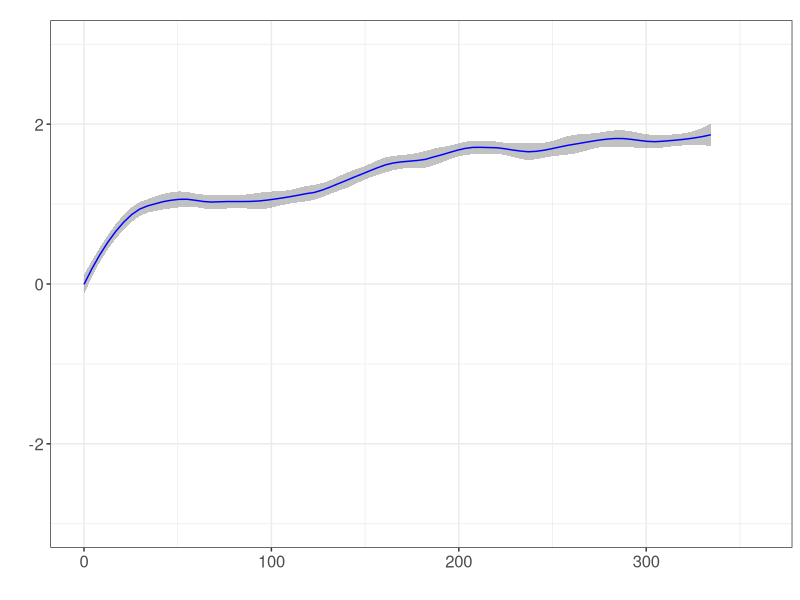

R code for this plot: (Note: this script raises an error after producing the figure.)
#=====================================================================================================
# Figure 1: Population Level Response for different cell lines
#=====================================================================================================
#         Population level response of BRAF-mutated melanoma cell lines to PLX4720
#         CellLines used: SKMEL5, SKMEL19, SKMEL28, WM88, WM164, WM793, A375
#                 Concentrations for idling phenotype in cell lines:
#         SKMEL5(8uM), SKMEL19(8uM), SKMEL28(16uM), WM88(8uM), WM164(32uM), WM793(16uM), A375(8uM)
#=====================================================================================================
#=====================================================================================================

library(gplots)
require(ggplot2)
setwd("~/Paudel_et_al_2016/SourceData") # Set the working directory;
# Set the output for plots
output <- paste0(substr(getwd(), 1, (nchar(getwd())-nchar("SourceData"))), "Figures") 
fig = "Fig1" # Which figure is this in paper?
output = paste0(output, "/", fig)
#=====================================================================================================
# Read the experimental data
#=====================================================================================================

data <- read.csv("Population_Response_CellLines.csv", header=T, sep=",")
data = subset(data, data$Time <=350)

#=====================================================================================================
# A375 Population Level Response
#=====================================================================================================
cell <- "A375"
cnc <- 8
s1 <- subset(data, data$CellLine==cell & data$conc==cnc)
s1$Date <- as.character(s1$Date)

ggplot(data = s1, aes(x=s1$Time, y=s1$nl2, col=Date))+ 
  theme_bw()+geom_smooth(span=.25, aes(group=1), method = "loess", size=.5, alpha=0.6, col="blue")+ 
  scale_colour_manual(values="blue") + ylim(-3,3)+ xlim(0,360)+
  theme(legend.position="none") + theme(axis.text=element_text(size=12)) +
  theme(text = element_text(size=12)) + ggtitle(paste0()) + labs(x="", y="") +
  ggsave(paste0(cell, " + ", cnc, "μΜ.pdf"), path=output, width=3, height=3)

dt = subset(s1)
y.loess <- loess(y ~ x, span=0.25, data.frame(x=dt$Time, y=dt$nl2))
y.predict <- predict(y.loess, data.frame(x=dt$Time))
plot(dt$Time,y.predict, col="red", lwd=1., ylim = c(-3,3))
infl <- c(FALSE, diff(diff(y.predict)>=0)!=0)
#points(dt$Time[infl ], y.predict[infl ], col="blue", lwd=3.0)
a <- c(dt$Time[infl])
unique(a)

#=====================================================================================================
# SKMEL19 Population Level Response
#=====================================================================================================

cell <- "SKMEL19"
cnc <- 8
s1 <- subset(data, data$CellLine==cell & data$conc==cnc)
s1$Date <- as.character(s1$Date)

ggplot(data = s1, aes(x=s1$Time, y=s1$nl2, col=Date))+ 
  theme_bw()+geom_smooth(span=.25, aes(group=1), method = "loess", size=.5, alpha=0.6, col="blue")+ 
  scale_colour_manual(values="blue") + ylim(-3,3)+ xlim(0,360)+
  theme(legend.position="none") + theme(axis.text=element_text(size=12)) +
  theme(text = element_text(size=12)) + ggtitle(paste0()) + labs(x="", y="") +
  ggsave(paste0(cell, " + ", cnc, "μΜ.pdf"), path=output, width=3, height=3)

dt = subset(s1)
y.loess <- loess(y ~ x, span=0.25, data.frame(x=dt$Time, y=dt$nl2))
y.predict <- predict(y.loess, data.frame(x=dt$Time))
plot(dt$Time,y.predict, col="red", lwd=1., ylim = c(-3,3))
infl <- c(FALSE, diff(diff(y.predict)>=0)!=0)
#points(dt$Time[infl ], y.predict[infl ], col="blue", lwd=3.0)
a <- c(dt$Time[infl])
unique(a)

require(segmented)
lin.mod <- lm(nl2~Time, data=dt)
segmented.mod <- segmented(lin.mod, seg.Z = ~Time, psi=14)
plot(dt$Time,dt$nl2, pch=16, ylim=c(-3, 3))
plot(segmented.mod, add=T)
#=====================================================================================================
# SKMEL28 Population Level Response
#=====================================================================================================

cell <- "SKMEL28"
cnc <- 16
s1 <- subset(data, data$CellLine==cell & data$conc==cnc)
s1$Date <- as.character(s1$Date)

ggplot(data = s1, aes(x=s1$Time, y=s1$nl2, col=Date))+ 
  theme_bw()+geom_smooth(span=.25, aes(group=1), method = "loess", size=.5, alpha=0.6, col="blue")+ 
  scale_colour_manual(values="blue") + ylim(-3,3)+ xlim(0,360)+
  theme(legend.position="none") + theme(axis.text=element_text(size=12)) +
  theme(text = element_text(size=12)) + ggtitle(paste0()) + labs(x="", y="") +
  ggsave(paste0(cell, " + ", cnc, "μΜ.pdf"), path=output, width=3, height=3)


dt = subset(s1)
y.loess <- loess(y ~ x, span=0.25, data.frame(x=dt$Time, y=dt$nl2))
y.predict <- predict(y.loess, data.frame(x=dt$Time))
plot(dt$Time,y.predict, col="red", lwd=1., ylim = c(-3,3))
infl <- c(FALSE, diff(diff(y.predict)>=0)!=0)
#points(dt$Time[infl ], y.predict[infl ], col="blue", lwd=3.0)
a <- c(dt$Time[infl])
unique(a)
require(segmented)
lin.mod <- lm(nl2~Time, data=dt)
segmented.mod <- segmented(lin.mod, seg.Z = ~Time, psi=14)
plot(dt$Time,dt$nl2, pch=16, ylim=c(-3, 3))
plot(segmented.mod, add=T)
#=====================================================================================================
# WM88 Population Level Response
#=====================================================================================================

cell <- "WM88"
cnc <- 8
s1 <- subset(data, data$CellLine==cell & data$conc==cnc)
s1$Date <- as.character(s1$Date)

ggplot(data = s1, aes(x=s1$Time, y=s1$nl2, col=Date))+ 
  theme_bw()+geom_smooth(span=.25, aes(group=1), method = "loess", size=.5, alpha=0.6, col="blue")+ 
  scale_colour_manual(values="blue") + ylim(-3,3)+ xlim(0,360)+
  theme(legend.position="none") + theme(axis.text=element_text(size=12)) +
  theme(text = element_text(size=12)) + ggtitle(paste0()) + labs(x="", y="") +
  ggsave(paste0(cell, " + ", cnc, "μΜ.pdf"), path=output, width=3, height=3)


dt = subset(s1)#, s1$Date==unique(s1$Date)[2])
y.loess <- loess(y ~ x, span=0.25, data.frame(x=dt$Time, y=dt$nl2))
y.predict <- predict(y.loess, data.frame(x=dt$Time))
plot(dt$Time,y.predict, col="red", lwd=1., ylim = c(-3,3))
infl <- c(FALSE, diff(diff(y.predict)>=0)!=0)
#points(dt$Time[infl ], y.predict[infl ], col="blue", lwd=3.0)
a <- c(dt$Time[infl])
unique(a)
require(segmented)
lin.mod <- lm(nl2~Time, data=dt)
segmented.mod <- segmented(lin.mod, seg.Z = ~Time, psi=14)
plot(dt$Time,dt$nl2, pch=16, ylim=c(-3, 3))
plot(segmented.mod, add=T)
#=====================================================================================================
# WM164 Population Level Response
#=====================================================================================================

cell <- "WM164"
cnc <- 32
s1 <- subset(data, data$CellLine==cell & data$conc==cnc)
s1$Date <- as.character(s1$Date)

ggplot(data = s1, aes(x=s1$Time, y=s1$nl2, col=Date))+ 
  theme_bw()+geom_smooth(span=.25, aes(group=1), method = "loess", size=.5, alpha=0.6, col="blue")+ 
  scale_colour_manual(values="blue") + ylim(-3,3)+ xlim(0,360)+
  theme(legend.position="none") + theme(axis.text=element_text(size=12)) +
  theme(text = element_text(size=12)) + ggtitle(paste0()) + labs(x="", y="") +
  ggsave(paste0(cell, " + ", cnc, "μΜ.pdf"), path=output, width=3, height=3)


dt = subset(s1)
y.loess <- loess(y ~ x, span=0.25, data.frame(x=dt$Time, y=dt$nl2))
y.predict <- predict(y.loess, data.frame(x=dt$Time))
plot(dt$Time,y.predict, col="red", lwd=1., ylim = c(-3,3))
infl <- c(FALSE, diff(diff(y.predict)>=0)!=0)
#points(dt$Time[infl ], y.predict[infl ], col="blue", lwd=3.0)
a <- c(dt$Time[infl])
unique(a)
require(segmented)
lin.mod <- lm(nl2~Time, data=dt)
segmented.mod <- segmented(lin.mod, seg.Z = ~Time, psi=14)
plot(dt$Time,dt$nl2, pch=16, ylim=c(-3, 3))
plot(segmented.mod, add=T)
#=====================================================================================================
# WM793 Population Level Response
#=====================================================================================================

cell <- "WM793"
cnc <- 32
s1 <- subset(data, data$CellLine==cell & data$conc==cnc)
s1$Date <- as.character(s1$Date)

ggplot(data = s1, aes(x=s1$Time, y=s1$nl2, col=Date))+ 
  theme_bw()+geom_smooth(span=.25, aes(group=1), method = "loess", size=.5, alpha=0.6, col="blue")+ 
  scale_colour_manual(values="blue") + ylim(-3,3)+ xlim(0,360)+
  theme(legend.position="none") + theme(axis.text=element_text(size=12)) +
  theme(text = element_text(size=12)) + ggtitle(paste0()) + labs(x="", y="") +
  ggsave(paste0(cell, " + ", cnc, "μΜ.pdf"), path=output, width=3, height=3)

dt = subset(s1)
y.loess <- loess(y ~ x, span=0.25, data.frame(x=dt$Time, y=dt$nl2))
y.predict <- predict(y.loess, data.frame(x=dt$Time))
plot(dt$Time,y.predict, col="red", lwd=1.)
infl <- c(FALSE, diff(diff(y.predict)>=0)!=0, ylim = c(-3,3))
#points(dt$Time[infl ], y.predict[infl ], col="blue", lwd=3.0)
a <- c(dt$Time[infl])
unique(a)
require(segmented)
lin.mod <- lm(nl2~Time, data=dt)
segmented.mod <- segmented(lin.mod, seg.Z = ~Time, psi=14)
plot(dt$Time,dt$nl2, pch=16, ylim=c(-3, 3))
plot(segmented.mod, add=T)
#=====================================================================================================
# SKMEL5 Population Level Response
#=====================================================================================================

cell <- "SKMEL5"
cnc <- 8
s1 <- subset(data, data$CellLine==cell & data$conc==cnc)
s1$Date <- as.character(s1$Date)

ggplot(data = s1, aes(x=s1$Time, y=s1$nl2, col=Date))+ 
  theme_bw()+geom_smooth(span=.25, aes(group=1), method = "loess", size=.5, alpha=0.6, col="blue")+ 
  scale_colour_manual(values="blue") + ylim(-3,3)+ xlim(0,360)+
  theme(legend.position="none") + theme(axis.text=element_text(size=12)) +
  theme(text = element_text(size=12)) + ggtitle(paste0()) + labs(x="", y="") +
  ggsave(paste0(cell, " + ", cnc, "μΜ.pdf"), path=output, width=3, height=3)

dt = subset(s1, s1$Date==unique(s1$Date)[6])
y.loess <- loess(y ~ x, span=0.25, data.frame(x=dt$Time, y=dt$nl2))
y.predict <- predict(y.loess, data.frame(x=dt$Time))
plot(dt$Time,y.predict, col="red", lwd=1., ylim = c(-3,3))
infl <- c(FALSE, diff(diff(y.predict)>=0)!=0)
#points(dt$Time[infl ], y.predict[infl ], col="blue", lwd=3.0)
a <- c(dt$Time[infl])
unique(a)
require(segmented)
lin.mod <- lm(nl2~Time, data=dt)
segmented.mod <- segmented(lin.mod, seg.Z = ~Time, psi=1)
plot(dt$Time,dt$nl2, pch=16, ylim=c(-3, 3))
plot(segmented.mod, add=T)
#=====================================================================================================
#=====================================================================================================
